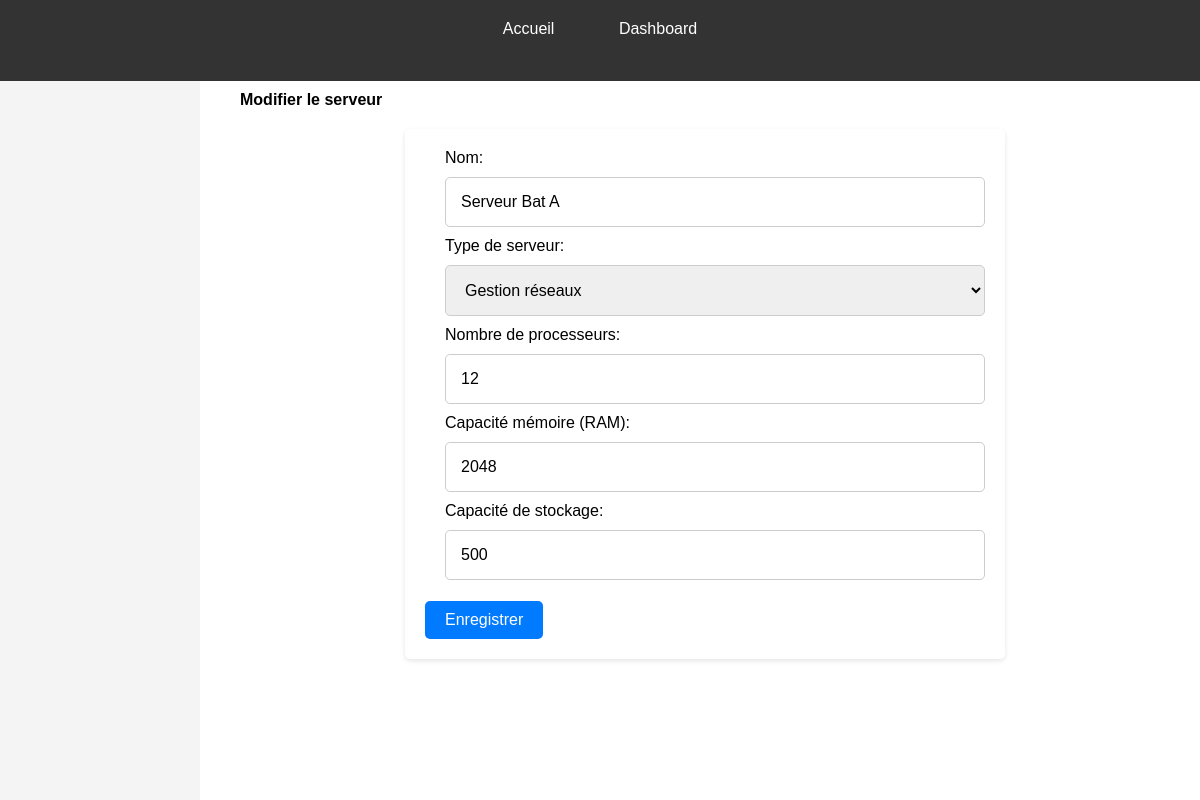
/servers/update/1/, run on an earlier commit of the app's database.
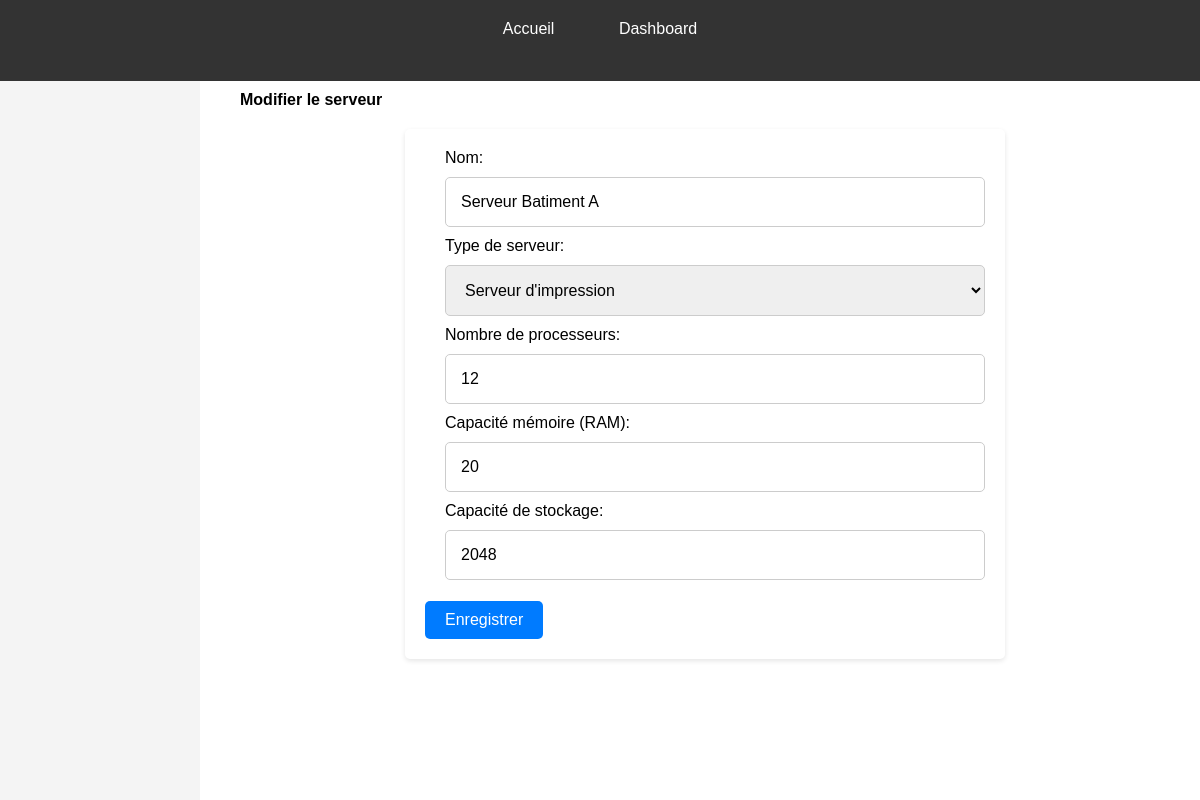
And on a later commit of the database.
### servops/models.py (models this page shows, shortened)
class Server(models.Model):
    name = models.CharField(max_length=200)
    server_type = models.ForeignKey(ServerType, on_delete=models.CASCADE)
    num_processors = models.IntegerField()
    memory_capacity = models.IntegerField()
    storage_capacity = models.IntegerField()
    used_processors = models.IntegerField(default=0)
    used_memory = models.IntegerField(default=0)

### servops/views.py (the view)
# urls.py: path('servers/update/<int:id>/', views.UpdateServerView, name='update_server'),
def UpdateServerView(request, id):
    server = get_object_or_404(Server, id=id)
    if request.method == "POST":
        form = ServerForm(request.POST, instance=server)
        if form.is_valid():
            form.save()
            return redirect('servers_crud')
    else:
        form = ServerForm(instance=server)
    return render(request, 'servops/CRUD/CRUD_serveurs/update_serveur.html', {'form': form})

### servops/forms.py
class ServerForm(forms.ModelForm):
    name = forms.CharField(label='Nom')
    server_type = forms.ModelChoiceField(queryset=ServerType.objects.all(), label='Type de serveur')
    num_processors = forms.IntegerField(label='Nombre de processeurs')
    memory_capacity = forms.IntegerField(label='Capacité mémoire (RAM)')
    storage_capacity = forms.IntegerField(label='Capacité de stockage')
    class Meta:
        model = Server
        fields = ['name', 'server_type', 'num_processors', 'memory_capacity', 'storage_capacity']

### servops/models.py (called while the page is built)
    def __str__(self):
        return self.type

### servops/templates/servops/CRUD/CRUD_serveurs/update_serveur.html (shortened to what this page needs)
{% extends 'servops/MAIN/main_dashboard.html' %}
{% block content %}
<h2>Modifier le serveur</h2>
<form method="post">
    {{ form.as_p }}
    <button type="submit">Enregistrer</button>
</form>
{% endblock %}

What changed in the data, as far as the page shows it:
changed Server: name "Serveur Bat A" → "Serveur Batiment A"; server_type "Gestion réseaux" → "Serveur d'impression"; memory_capacity "2048" → "20"; storage_capacity "500" → "2048"
